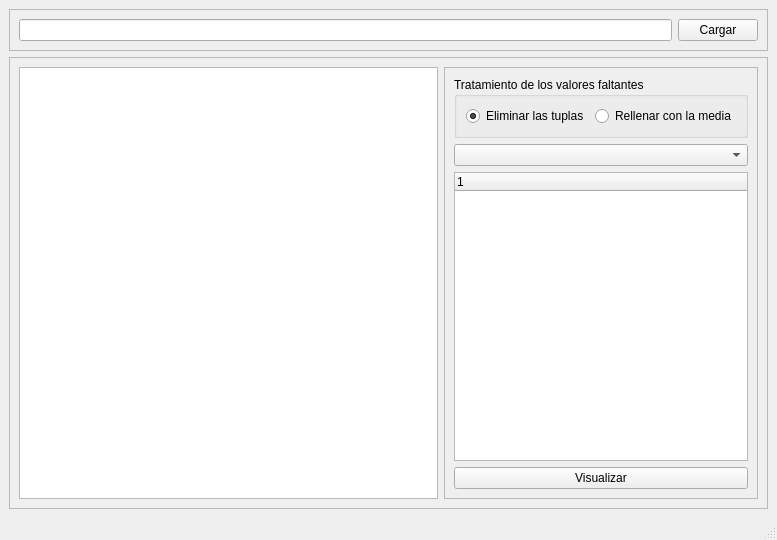
<?xml version="1.0" encoding="UTF-8"?>
<ui version="4.0">
 <class>MainWindow</class>
 <widget class="QMainWindow" name="MainWindow">
  <property name="geometry">
   <rect>
    <x>0</x>
    <y>0</y>
    <width>777</width>
    <height>540</height>
   </rect>
  </property>
  <property name="windowTitle">
   <string>Herramienta de Visualización</string>
  </property>
  <widget class="QWidget" name="centralwidget">
   <layout class="QVBoxLayout" name="verticalLayout_2">
    <item>
     <widget class="QFrame" name="frame">
      <property name="frameShape">
       <enum>QFrame::StyledPanel</enum>
      </property>
      <property name="frameShadow">
       <enum>QFrame::Raised</enum>
      </property>
      <layout class="QHBoxLayout" name="horizontalLayout">
       <item>
        <widget class="QLineEdit" name="lineEdit_filepath"/>
       </item>
       <item>
        <widget class="QPushButton" name="pushButton_file">
         <property name="text">
          <string>Cargar</string>
         </property>
        </widget>
       </item>
      </layout>
     </widget>
    </item>
    <item>
     <widget class="QFrame" name="frame_4">
      <property name="frameShape">
       <enum>QFrame::StyledPanel</enum>
      </property>
      <property name="frameShadow">
       <enum>QFrame::Raised</enum>
      </property>
      <layout class="QHBoxLayout" name="horizontalLayout_2" stretch="5,3">
       <item>
        <widget class="QTableView" name="tableView_dataframe"/>
       </item>
       <item>
        <widget class="QFrame" name="frame_2">
         <property name="frameShape">
          <enum>QFrame::StyledPanel</enum>
         </property>
         <property name="frameShadow">
          <enum>QFrame::Raised</enum>
         </property>
         <layout class="QVBoxLayout" name="verticalLayout">
          <item>
           <widget class="QGroupBox" name="groupBox">
            <property name="title">
             <string>Tratamiento de los valores faltantes</string>
            </property>
            <layout class="QHBoxLayout" name="horizontalLayout_3">
             <item>
              <widget class="QRadioButton" name="radioButton_remove_tuples">
               <property name="text">
                <string>Eliminar las tuplas</string>
               </property>
               <property name="checked">
                <bool>true</bool>
               </property>
              </widget>
             </item>
             <item>
              <widget class="QRadioButton" name="radioButton_fill_mean">
               <property name="text">
                <string>Rellenar con la media</string>
               </property>
              </widget>
             </item>
            </layout>
           </widget>
          </item>
          <item>
           <widget class="QComboBox" name="comboBox_vis"/>
          </item>
          <item>
           <widget class="QTreeWidget" name="treeWidget_features"/>
          </item>
          <item>
           <widget class="QPushButton" name="pushButton_vis">
            <property name="text">
             <string>Visualizar</string>
            </property>
           </widget>
          </item>
         </layout>
        </widget>
       </item>
      </layout>
     </widget>
    </item>
   </layout>
  </widget>
  <widget class="QMenuBar" name="menubar">
   <property name="geometry">
    <rect>
     <x>0</x>
     <y>0</y>
     <width>777</width>
     <height>21</height>
    </rect>
   </property>
  </widget>
  <widget class="QStatusBar" name="statusbar"/>
 </widget>
 <resources/>
 <connections/>
</ui>
